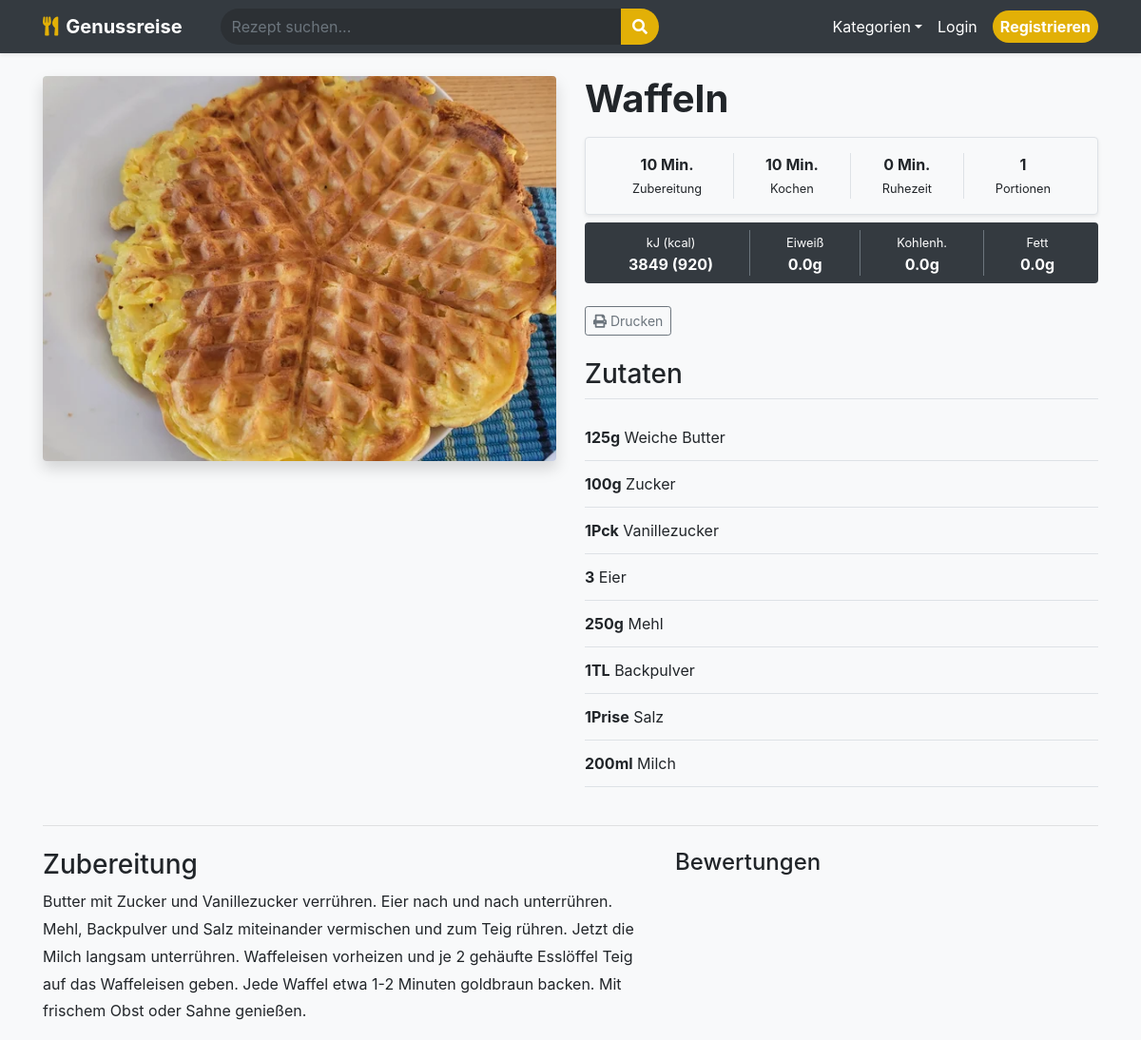
/recipe/1, run on the app's committed database.
### app.py (models this page shows)
class Recipe(db.Model):
    id = db.Column(db.Integer, primary_key=True)
    name = db.Column(db.String(100), nullable=False)
    instructions = db.Column(db.Text, nullable=False)
    category = db.Column(db.String(50))
    prep_time = db.Column(db.Integer, default=0)
    cook_time = db.Column(db.Integer, default=0)
    rest_time = db.Column(db.Integer, default=0)
    servings = db.Column(db.Integer, default=1)
    calories = db.Column(db.Integer, default=0)
    protein = db.Column(db.Float, default=0.0)
    carbs = db.Column(db.Float, default=0.0)
    fat = db.Column(db.Float, default=0.0)
    image_file = db.Column(db.String(100), nullable=False, default='default.jpg')
    user_id = db.Column(db.Integer, db.ForeignKey('user.id'), nullable=False)
    ingredients = db.relationship('Ingredient', backref='recipe', lazy=True, cascade="all, delete-orphan")
    favorites = db.relationship('Favorite', backref='recipe', lazy=True, cascade="all, delete-orphan")
    comments = db.relationship('Comment', backref='recipe', lazy=True, cascade="all, delete-orphan")

class Ingredient(db.Model):
    id = db.Column(db.Integer, primary_key=True)
    amount = db.Column(db.String(50))
    name = db.Column(db.String(100), nullable=False)
    recipe_id = db.Column(db.Integer, db.ForeignKey('recipe.id'), nullable=False)

### app.py (the view)
@app.route("/recipe/<int:recipe_id>")
def recipe_detail(recipe_id):
    recipe = Recipe.query.get_or_404(recipe_id)
    is_favorited = False
    if current_user.is_authenticated:
        is_favorited = Favorite.query.filter_by(user_id=current_user.id, recipe_id=recipe.id).first() is not None
    return render_template('recipe_detail.html', recipe=recipe, is_favorited=is_favorited)

### app.py (called while the page is built)
@app.context_processor
def inject_categories():
    cat_names = ["Abendessen", "Asiatisch", "Backen", "Beilagen", "Brot & Brötchen", "Dessert", "Eintöpfe", "Fisch", "Fleisch", "Frühstück", "Geflügel", "Getränke", "Hauptspeise", "Italienisch", "Low Carb", "Mittagessen", "Nachtisch", "Pasta", "Pizza", "Salate", "Snacks", "Suppen", "Vegan", "Vegetarisch", "Vorspeise"]
    return dict(all_categories=[{'id': i+1, 'name': n} for i, n in enumerate(cat_names)])

### templates/recipe_detail.html (shortened to what this page needs)
{% extends "base.html" %}
{% block content %}
<div class="row">
    <div class="col-md-6">
        <img src="{{ url_for('static', filename='uploads/' + recipe.image_file) }}" class="img-fluid rounded shadow mb-4">
    </div>
    <div class="col-md-6">
        <div class="d-flex justify-content-between align-items-center mb-2">
            <h1 class="font-weight-bold">{{ recipe.name }}</h1>
        </div>
        <div class="d-flex bg-light p-3 rounded mb-2 text-center shadow-sm border">
            <div class="flex-fill border-right"><strong>{{ recipe.prep_time }} Min.</strong><br><small>Zubereitung</small></div>
            <div class="flex-fill border-right"><strong>{{ recipe.cook_time }} Min.</strong><br><small>Kochen</small></div>
            <div class="flex-fill border-right"><strong>{{ recipe.rest_time }} Min.</strong><br><small>Ruhezeit</small></div>
            <div class="flex-fill"><strong>{{ recipe.servings }}</strong><br><small>Portionen</small></div>
        </div>
        <div class="d-flex bg-dark text-white p-2 rounded mb-4 text-center">
            <div class="flex-fill border-right border-secondary">
                <small>kJ (kcal)</small><br>
                <strong>{{ (recipe.calories * 4.184)|int }} ({{ recipe.calories }})</strong>
            </div>
            <div class="flex-fill border-right border-secondary">
                <small>Eiweiß</small><br><strong>{{ recipe.protein }}g</strong>
            </div>
            <div class="flex-fill border-right border-secondary">
                <small>Kohlenh.</small><br><strong>{{ recipe.carbs }}g</strong>
            </div>
            <div class="flex-fill">
                <small>Fett</small><br><strong>{{ recipe.fat }}g</strong>
            </div>
        </div>
        <div class="no-print mb-4">
            <button onclick="window.print()" class="btn btn-outline-secondary btn-sm mr-2"><i class="fas fa-print"></i> Drucken</button>
        </div>
        <h3 class="mb-3 border-bottom pb-2">Zutaten</h3>
        <ul class="list-group list-group-flush mb-4">
            {% for ing in recipe.ingredients %}
                <li class="list-group-item bg-transparent px-0 border-bottom"><strong>{{ ing.amount }}</strong> {{ ing.name }}</li>
            {% endfor %}
        </ul>
    </div>
</div>
<hr>
<div class="row mt-4">
    <div class="col-md-7">
        <h3>Zubereitung</h3>
        <p style="white-space: pre-wrap; line-height: 1.8;">{{ recipe.instructions }}</p>
    </div>
    <div class="col-md-5">
        <h4>Bewertungen</h4>
    </div>
</div>
{% endblock %}

### templates/base.html (shortened to what this page needs)
<!DOCTYPE html>
<html lang="de">
<head>
    <link rel="stylesheet" href="https://stackpath.bootstrapcdn.com/bootstrap/4.5.2/css/bootstrap.min.css">
    <link rel="stylesheet" href="https://cdnjs.cloudflare.com/ajax/libs/font-awesome/5.15.1/css/all.min.css">
</head>
<body class="bg-light">
    <nav class="navbar navbar-expand-lg navbar-dark bg-dark shadow-sm">
        <div class="container">
            <a class="navbar-brand font-weight-bold" href="{{ url_for('index') }}"><i class="fas fa-utensils mr-2"></i>Genussreise</a>
            <form class="form-inline mx-lg-4 flex-grow-1" action="{{ url_for('index') }}" method="GET">
                <div class="input-group w-100">
                    <input class="form-control search-input" type="search" name="q" placeholder="Rezept suchen..." value="{{ search_query or '' }}">
                    <div class="input-group-append"><button class="btn search-btn" type="submit"><i class="fas fa-search"></i></button></div>
                </div>
            </form>
            <div class="collapse navbar-collapse" id="navbarNav">
                <ul class="navbar-nav ml-auto align-items-center">
                    <li class="nav-item dropdown">
                        <a class="nav-link dropdown-toggle text-white" href="#" id="catDrop" data-toggle="dropdown">Kategorien</a>
                    </li>
                    {% if current_user.is_authenticated %}
                        <li class="nav-item"><a class="nav-link" href="{{ url_for('profile') }}">Profil</a></li>
                        <li class="nav-item"><a class="btn btn-outline-light btn-sm ml-2" href="{{ url_for('logout') }}">Abmelden</a></li>
                    {% else %}
                        <li class="nav-item"><a class="nav-link text-white" href="{{ url_for('login') }}">Login</a></li>
                        <li class="nav-item"><a class="nav-link nav-btn-gold ml-2" href="{{ url_for('register') }}">Registrieren</a></li>
                    {% endif %}
                </ul>
            </div>
        </div>
    </nav>
    <div class="container mt-4">{% block content %}{% endblock %}</div>
</body>
</html>

### templates/base.html (style rules this page uses)
:root { --gold: #e2b007; }
.navbar-dark .navbar-brand i { color: var(--gold); }
.search-input { border-radius: 20px 0 0 20px; background: #2c3034; border: none; color: white !important; transition: all 0.3s; }
.search-btn { border-radius: 0 20px 20px 0; background: var(--gold); border: none; color: white; }
.nav-btn-gold { background: var(--gold); color: white !important; border-radius: 20px; font-weight: bold; padding: 5px 15px; }

### data on the page
Recipe: image_file (picture), name "Waffeln", prep_time "10", cook_time "10", rest_time "0", servings "1", (recipe.calories*4.184)|int "3849", calories "920", protein "0.0", carbs "0.0", fat "0.0", instructions "Butter mit Zucker und Vanillezucker verrühren. Eier nach und nach unterrühren. Mehl, Backpulver und Salz miteinander vermischen und zum Teig rühren. Jetzt die Milch langsam unterrühren. Waffeleisen vorheizen und je 2 gehäufte Esslöffel Teig auf das Waffeleisen geben. Jede Waffel etwa 1-2 Minuten goldbraun backen. Mit frischem Obst oder Sahne genießen."
Ingredient: amount "125g", name "Weiche Butter"
Ingredient: amount "100g", name "Zucker"
Ingredient: amount "1Pck", name "Vanillezucker"
Ingredient: amount "3", name "Eier"
Ingredient: amount "250g", name "Mehl"
Ingredient: amount "1TL", name "Backpulver"
Ingredient: amount "1Prise", name "Salz"
Ingredient: amount "200ml", name "Milch"
